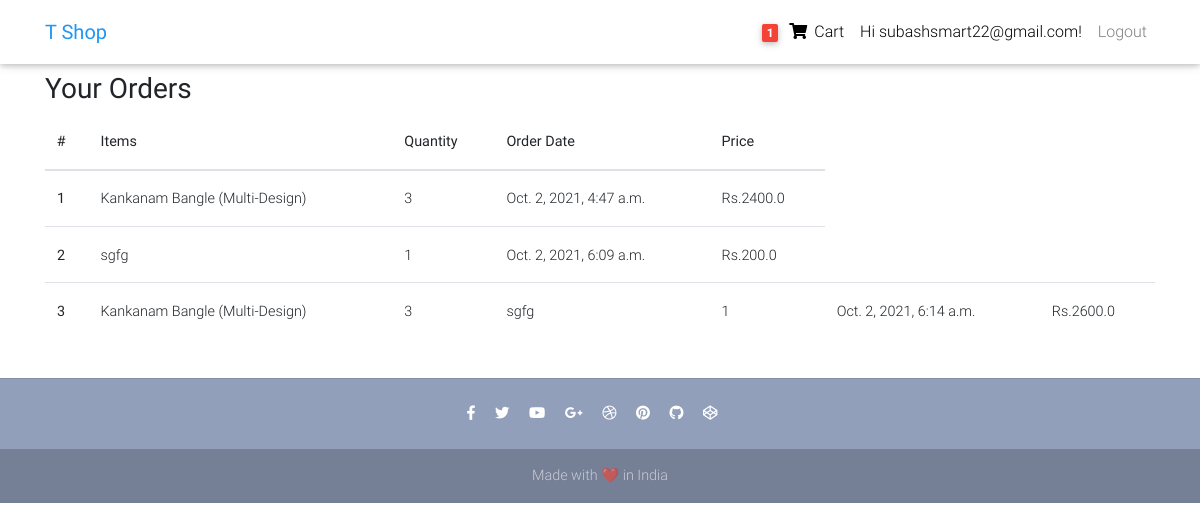
Screenshot of /my-orders (signed in) with the database file from the repository.
### core/models.py (models this page shows, shortened)
class Order(models.Model) :
    user = models.ForeignKey(settings.AUTH_USER_MODEL, on_delete=models.CASCADE)
    items = models.ManyToManyField(OrderItem)
    start_date = models.DateTimeField(auto_now_add=True)
    ordered_date = models.DateTimeField()
    ordered = models.BooleanField(default=False)
    checkout_address = models.ForeignKey(
        'CheckoutAddress', on_delete=models.SET_NULL, blank=True, null=True)
    def __str__(self):
        return self.user.username
    def get_total_price(self):
        total = 0
        for order_item in self.items.all():
            total += order_item.get_final_price()
        return total

class OrderItem(models.Model) :
    user = models.ForeignKey(settings.AUTH_USER_MODEL,
                             on_delete=models.CASCADE)
    ordered = models.BooleanField(default=False)
    item = models.ForeignKey(Item, on_delete=models.CASCADE)
    quantity = models.IntegerField(default=1)
    def get_discount_item_price(self):
        return self.quantity * self.item.discount_price
    def get_final_price(self):
        if self.item.discount_price:
            return self.get_discount_item_price()
        return self.get_total_item_price()

class Item(models.Model) :
    item_name = models.CharField(max_length=100)
    price = models.FloatField()
    discount_price = models.FloatField(blank=True, null=True)
    category = models.CharField(choices=CATEGORY, max_length=2)
    label = models.CharField(choices=LABEL, max_length=2)
    description = models.TextField()
    photo=models.ImageField(upload_to='job/photos/',blank=True,null=True)
    seller = models.ForeignKey(settings.AUTH_USER_MODEL,
                             on_delete=models.CASCADE,null=True)
    sellercom=models.CharField(max_length=100,blank=True,null=True)
    def __str__(self):
        return self.item_name

### core/views.py (the view)
# urls.py: path('my-orders',views.OrderSummaryVieww,name='OrderSummaryVieww'),
def OrderSummaryVieww(request):
    order = Order.objects.filter(user=request.user, ordered=True)
    print(order)
    return render(request, 'order_summary_post.html', {"order":order})

### core/templatetags/cart_template_tags.py (called while the page is built)
@register.filter
def cart_item_count(user) :
    if user.is_authenticated :
        qs = Order.objects.filter(user=user, ordered=False)
        if qs.exists() :
            return qs[0].items.count()
    return 0

### core/templates/order_summary_post.html (shortened to what this page needs)
{% extends 'base.html' %}
{% block content %}
<main>
    <div class= "container">
        <div class="table-responsive text-nowrap">
    <h3>
        <strong>Your Orders</strong>
    </h3>
    <table class="table">
        <thead>
        <tr>
            <th scope="col">#</th>
            <th scope="col">Items</th>
            <th scope="col">Quantity</th>
            <th scope="col">Order Date</th>
            <th scope="col">Price</th>
        </tr>
        </thead>
        <tbody>
        {% for order_item in order%}
        <tr>
            <th scope="row">{{ forloop.counter }}</th>
                    {% for items in order_item.items.all%}
                    <td>{{items.item}}</td>
                    <td>{{items.quantity}}</td>
                    {%endfor%}
            <td>{{ order_item.ordered_date }}</td>
            <td>Rs.{{ order_item.get_total_price }}</td>
        </tr>
        {% endfor %}
        </tbody>
    </table>
        </div>
    </div>
</main>
{% endblock content %}

### core/templates/base.html (shortened to what this page needs)
{% load static %}
{% load cart_template_tags %}
<!DOCTYPE html>
<html lang="en">
<head>
  <link rel="stylesheet" href="https://use.fontawesome.com/releases/v5.11.2/css/all.css">
  <link href="{% static 'css/bootstrap.min.css' %}" rel="stylesheet">
  <link href="{% static 'css/mdb.min.css' %}" rel="stylesheet">
  <link href=" {% static 'css/style.min.css' %}" rel="stylesheet">
</head>
<body>
  <nav class="navbar fixed-top navbar-expand-lg navbar-light white scrolling-navbar">
    <div class="container">
      <a class="navbar-brand waves-effect" href="/">
        <strong class="blue-text">T Shop</strong>
      </a>
      <div class="collapse navbar-collapse" id="navbarSupportedContent">
        <ul class="navbar-nav nav-flex-icons">
            {% if user.is_authenticated %}
            <li class="nav-item">
                <a class="nav-link waves-effect">
                {% if request.user|cart_item_count != 0 %}
                  <span class="badge red z-depth-1 mr-1"> {{ request.user|cart_item_count }} </span>
                {% endif %}
                <i class="fas fa-shopping-cart"></i>
                <span class="clearfix d-none d-sm-inline-block"> Cart </span>
                </a>
            </li>
            <li class="nav-item">
                 <a class="nav-link waves-effect">
                Hi {{ user.username }}!
                </a>
            </li>
                <a class="nav-link waves-effect" href="{% url 'logout' %}"> Logout</a>
            {% else %}
             </li class="nav-item">
                <a class="nav-link waves-effect" href="{% url 'login' %}"> Login</a>
            </li>
            {% endif %}
        </ul>
      </div>
    </div>
  </nav>
  <div class="mt-5 pt-4">
    </div>
    {% block content %}
    {% endblock content %}
    {% include "footer.html" %}
</body>
</html>

### core/templates/base.html (style rules this page uses)
html, body, header, .carousel { height: 60vh; }

### rows the page displays
Order: ordered_date "Oct. 2, 2021, 4:47 a.m.", get_total_price "2400.0"
OrderItem: item "Kankanam Bangle (Multi-Design)", quantity "3"
Order: ordered_date "Oct. 2, 2021, 6:09 a.m.", get_total_price "200.0"
OrderItem: item "sgfg", quantity "1"
Order: ordered_date "Oct. 2, 2021, 6:14 a.m.", get_total_price "2600.0"

### other values shown
{{ request.user|cart_item_count }} "1"
{{ user.username }} "subashsmart22@gmail.com"
